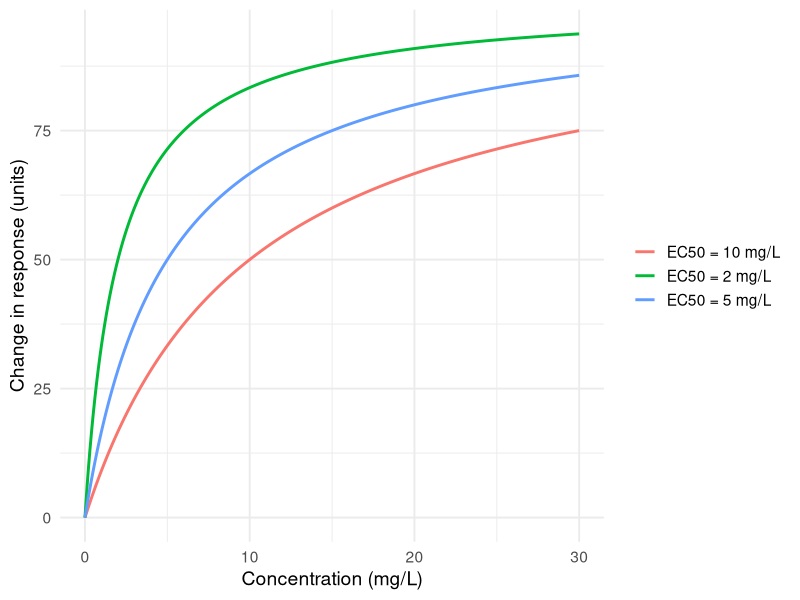
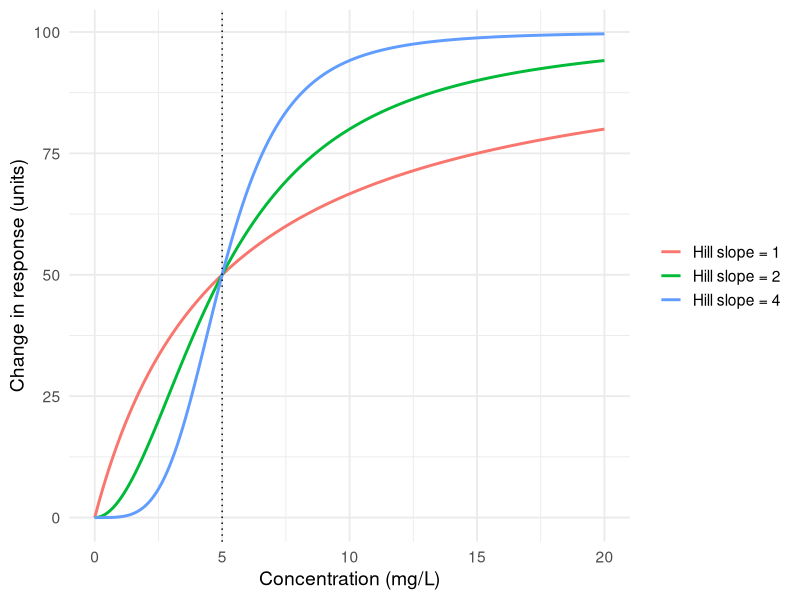
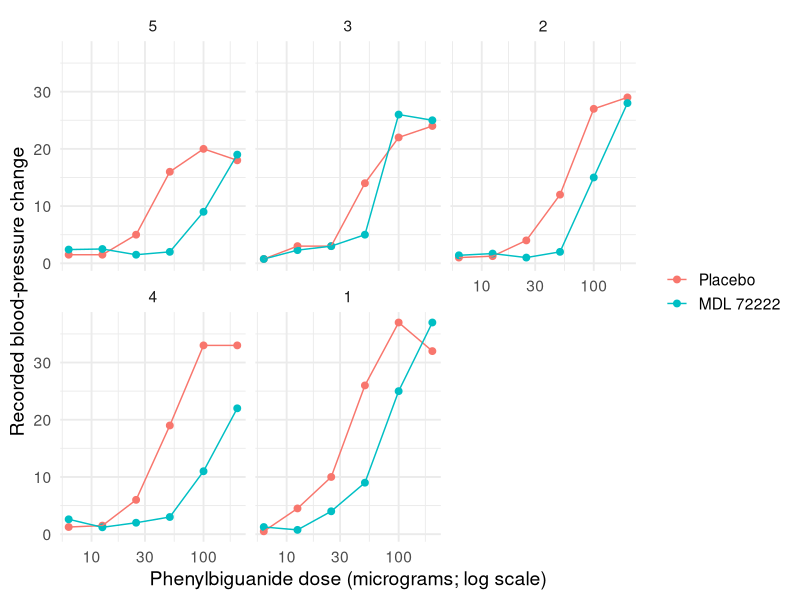
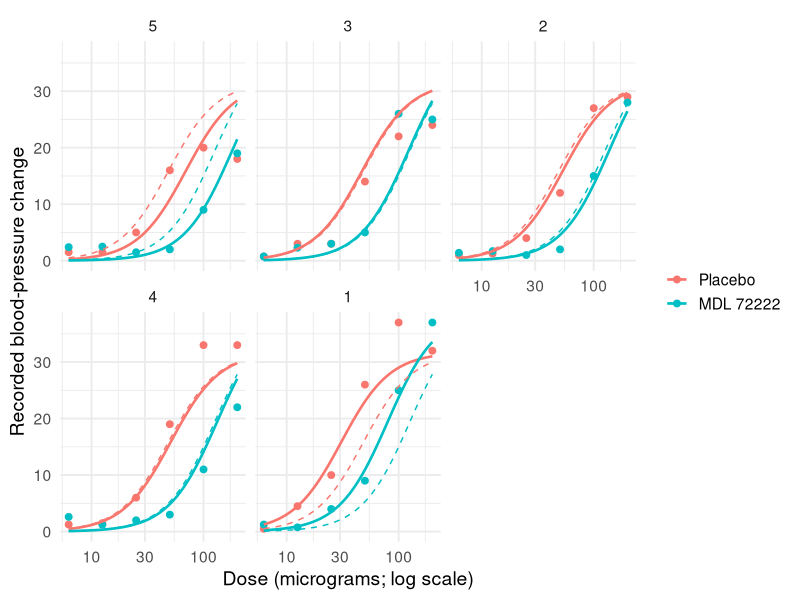
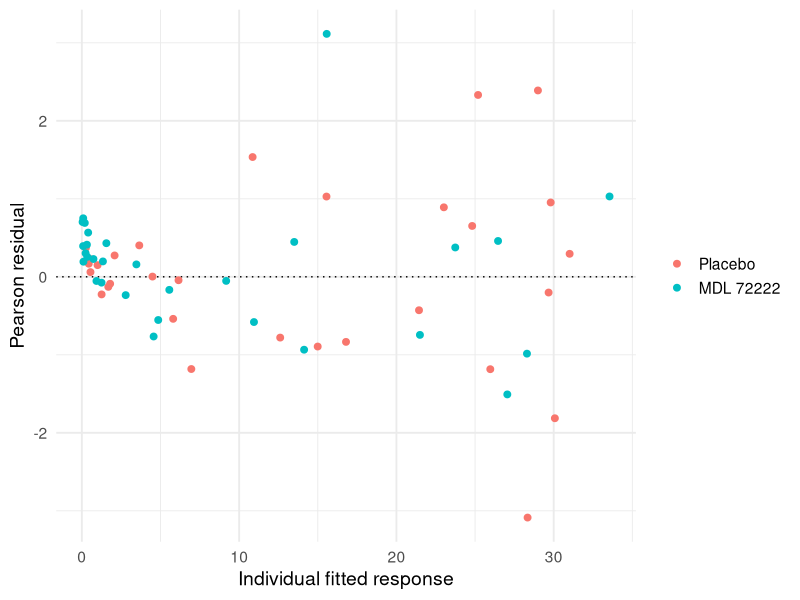
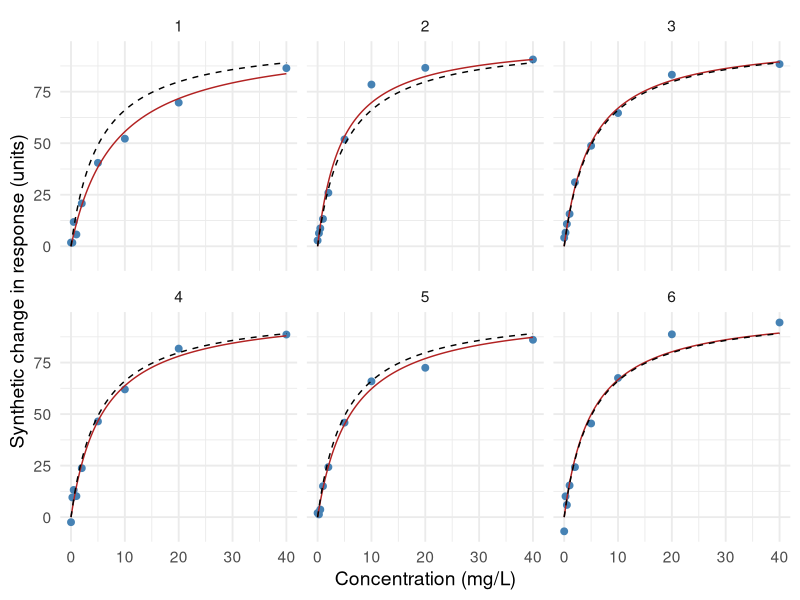
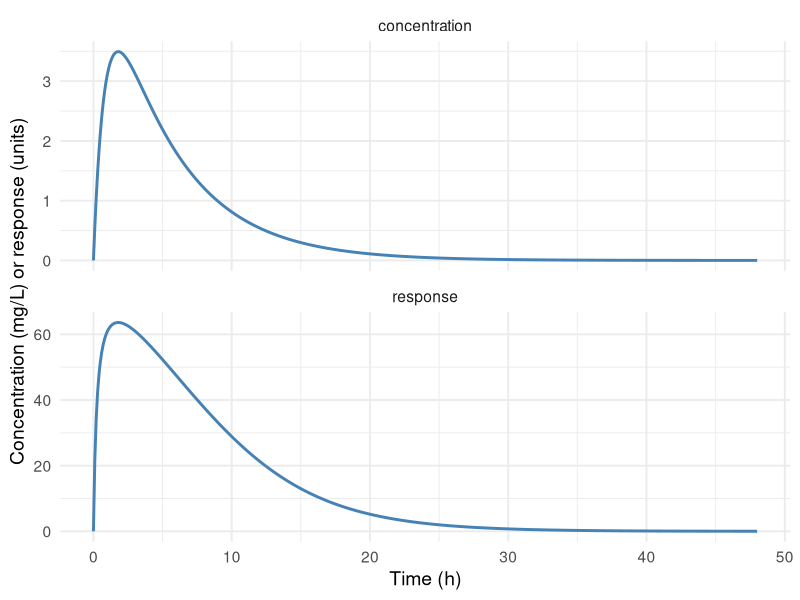
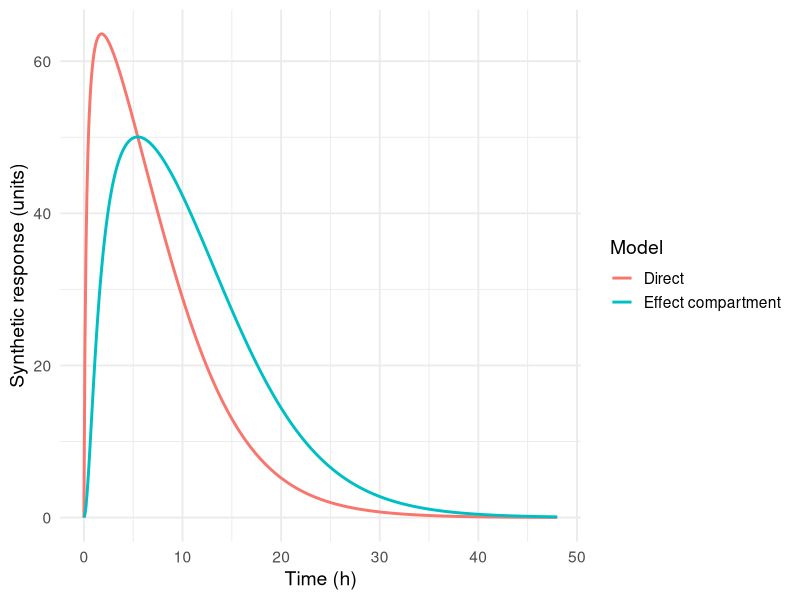

Write R code to recreate these figures, in order.
## ---- chunk 1
#| label: pd-setup
library(ggplot2)
library(dplyr)
library(tidyr)
library(nlme)
library(deSolve)
theme_set(theme_minimal(base_size = 14))

emax <- function(C, Emax, EC50, E0 = 0, hill = 1) {
  E0 + Emax * C^hill / (EC50^hill + C^hill)
}
## ---- chunk 2
#| label: pd-potency
potency <- expand.grid(C = seq(0, 30, 0.1), EC50 = c(2, 5, 10)) %>%
  mutate(effect = emax(C, 100, EC50),
         curve = paste("EC50 =", EC50, "mg/L"))
ggplot(potency, aes(C, effect, color = curve)) +
  geom_line(linewidth = 1) +
  labs(x = "Concentration (mg/L)", y = "Change in response (units)", color = NULL)
## ---- chunk 3
#| label: pd-hill
hill_curves <- expand.grid(C = seq(0, 20, 0.05), hill = c(1, 2, 4)) %>%
  mutate(effect = emax(C, 100, 5, hill = hill),
         curve = paste("Hill slope =", hill))
ggplot(hill_curves, aes(C, effect, color = curve)) +
  geom_line(linewidth = 1) + geom_vline(xintercept = 5, linetype = "dotted") +
  labs(x = "Concentration (mg/L)", y = "Change in response (units)", color = NULL)
## ---- chunk 4
#| label: pbg-data
pbg <- as.data.frame(PBG)
pbg$Treatment <- relevel(pbg$Treatment, ref = "Placebo")
head(pbg)
## ---- chunk 5
#| label: pbg-observed
ggplot(pbg, aes(dose, deltaBP, color = Treatment)) +
  geom_point(size = 2) + geom_line(aes(group = Treatment)) +
  scale_x_log10() + facet_wrap(~ Rabbit, nrow = 2) +
  labs(x = "Phenylbiguanide dose (micrograms; log scale)",
       y = "Recorded blood-pressure change", color = NULL)
## ---- chunk 6
#| label: pbg-fit
pbg_fit <- nlme(
  deltaBP ~ exp(logEmax) * dose^2 / (exp(logED50)^2 + dose^2),
  data = pbg,
  fixed = logEmax + logED50 ~ Treatment,
  random = logED50 ~ 1 | Rabbit,
  start = c(log(35), log(0.5), log(40), log(2))
)
fixef(pbg_fit)
VarCorr(pbg_fit)
## ---- chunk 7
#| label: pbg-predictions
pbg_grid <- expand.grid(
  dose = exp(seq(log(min(pbg$dose)), log(max(pbg$dose)), length.out = 100)),
  Rabbit = levels(pbg$Rabbit), Treatment = levels(pbg$Treatment)
)
pbg_grid$population <- predict(pbg_fit, pbg_grid, level = 0)
pbg_grid$individual <- predict(pbg_fit, pbg_grid, level = 1)
ggplot(pbg, aes(dose, deltaBP, color = Treatment)) +
  geom_point(size = 2) +
  geom_line(data = pbg_grid, aes(y = individual), linewidth = 0.9) +
  geom_line(data = pbg_grid, aes(y = population), linetype = "dashed") +
  scale_x_log10() + facet_wrap(~ Rabbit, nrow = 2) +
  labs(x = "Dose (micrograms; log scale)", y = "Recorded blood-pressure change",
       color = NULL)
## ---- chunk 8
#| label: pbg-parameters
b <- fixef(pbg_fit)
data.frame(
  Treatment = c("Placebo", "MDL 72222"),
  Emax = exp(c(b[1], b[1] + b[2])),
  ED50_micrograms = exp(c(b[3], b[3] + b[4]))
)
## ---- chunk 9
#| label: pbg-diagnostics
pbg$residual <- residuals(pbg_fit, type = "pearson")
pbg$fitted <- fitted(pbg_fit)
ggplot(pbg, aes(fitted, residual, color = Treatment)) +
  geom_hline(yintercept = 0, linetype = "dotted") + geom_point(size = 2) +
  labs(x = "Individual fitted response", y = "Pearson residual", color = NULL)
## ---- chunk 10
#| label: synthetic-population
set.seed(42)
subjects <- data.frame(Subject = factor(seq_len(30)),
                       EC50 = 5 * exp(rnorm(30, sd = 0.3)))
pd_data <- expand.grid(Subject = subjects$Subject,
                      conc = c(0, 0.25, 0.5, 1, 2, 5, 10, 20, 40)) %>%
  left_join(subjects, by = "Subject") %>%
  mutate(effect = emax(conc, 100, EC50) + rnorm(n(), sd = 4))
head(pd_data)
## ---- chunk 11
#| label: synthetic-pooled
pooled_fit <- nls(
  effect ~ exp(logEmax) * conc / (exp(logEC50) + conc),
  data = pd_data, start = list(logEmax = log(80), logEC50 = log(8))
)
exp(coef(pooled_fit))
## ---- chunk 12
#| label: synthetic-nlme
pd_fit <- nlme(
  effect ~ exp(logEmax) * conc / (exp(logEC50) + conc),
  data = pd_data,
  fixed = logEmax + logEC50 ~ 1,
  random = logEC50 ~ 1 | Subject,
  start = coef(pooled_fit)
)
data.frame(Parameter = c("Emax", "Typical EC50"),
           True = c(100, 5), Estimated = exp(fixef(pd_fit)))
VarCorr(pd_fit)
## ---- chunk 13
#| label: synthetic-curves
pd_grid <- expand.grid(Subject = levels(pd_data$Subject)[1:6],
                       conc = seq(0, 40, length.out = 150))
pd_grid$individual <- predict(pd_fit, pd_grid, level = 1)
pd_grid$population <- predict(pd_fit, pd_grid, level = 0)
ggplot(filter(pd_data, Subject %in% pd_grid$Subject), aes(conc, effect)) +
  geom_point(color = "steelblue", size = 2) +
  geom_line(data = pd_grid, aes(y = individual), color = "firebrick") +
  geom_line(data = pd_grid, aes(y = population), linetype = "dashed") +
  facet_wrap(~ Subject, nrow = 2) +
  labs(x = "Concentration (mg/L)", y = "Synthetic change in response (units)")
## ---- chunk 14
#| label: oral-pk-function
pk_oral <- function(time, dose, ka = 1.2, CL = 4, V = 20) {
  ke <- CL / V
  dose * ka / (V * (ka - ke)) * (exp(-ke * time) - exp(-ka * time))
}
## ---- chunk 15
#| label: direct-time-course
direct <- data.frame(time = seq(0, 48, by = 0.1)) %>%
  mutate(concentration = pk_oral(time, dose = 100),
         response = emax(concentration, 100, 2))
direct %>% pivot_longer(c(concentration, response), names_to = "Endpoint") %>%
  ggplot(aes(time, value)) + geom_line(color = "steelblue", linewidth = 1) +
  facet_wrap(~ Endpoint, ncol = 1, scales = "free_y") +
  labs(x = "Time (h)", y = "Concentration (mg/L) or response (units)")
## ---- chunk 16
#| label: effect-compartment
effect_rhs <- function(time, state, pars) {
  cp <- pk_oral(time, dose = pars[["dose"]])
  list(c(Ce = pars[["ke0"]] * (cp - state[["Ce"]])))
}
delayed <- as.data.frame(ode(
  y = c(Ce = 0), times = direct$time, func = effect_rhs,
  parms = c(dose = 100, ke0 = 0.25)
)) %>% mutate(concentration = pk_oral(time, 100),
              response = emax(Ce, 100, 2))
bind_rows(transmute(direct, time, response, Model = "Direct"),
          transmute(delayed, time, response, Model = "Effect compartment")) %>%
  ggplot(aes(time, response, color = Model)) + geom_line(linewidth = 1) +
  labs(x = "Time (h)", y = "Synthetic response (units)")
## ---- chunk 17
#| label: hysteresis
bind_rows(transmute(direct, time, concentration, response, Model = "Direct"),
          transmute(delayed, time, concentration, response,
                    Model = "Effect compartment")) %>%
  ggplot(aes(concentration, response, color = Model)) +
  geom_path(linewidth = 1, arrow = grid::arrow(length = grid::unit(0.15, "cm"))) +
  labs(x = "Plasma concentration (mg/L)", y = "Synthetic response (units)")
## ---- chunk 18
#| label: indirect-response
turnover_rhs <- function(time, state, pars) {
  cp <- pk_oral(time, pars[["dose"]])
  inhibition <- pars[["Imax"]] * cp / (pars[["IC50"]] + cp)
  list(c(R = pars[["kin"]] * (1 - inhibition) - pars[["kout"]] * state[["R"]]))
}
turnover <- as.data.frame(ode(
  y = c(R = 100), times = direct$time, func = turnover_rhs,
  parms = c(dose = 100, kin = 10, kout = 0.1, Imax = 0.8, IC50 = 2)
)) %>% mutate(direct_response = 100 * (1 - 0.8 *
                                        pk_oral(time, 100) / (2 + pk_oral(time, 100))))
turnover %>% pivot_longer(c(R, direct_response), names_to = "Model") %>%
  ggplot(aes(time, value, color = Model)) + geom_line(linewidth = 1) +
  scale_color_discrete(labels = c("Direct inhibition", "Turnover inhibition")) +
  labs(x = "Time (h)", y = "Synthetic biomarker response (units)", color = NULL)
## ---- chunk 19
#| label: repeated-dose-response
repeated_cp <- function(time, dose, interval) {
  dose_times <- seq(0, max(time), by = interval)
  vapply(time, function(t) {
    sum(pk_oral(t - dose_times[dose_times <= t], dose))
  }, numeric(1))
}
regimens <- expand.grid(time = seq(0, 120, 0.1),
                        Regimen = c("100 mg every 24 h", "50 mg every 12 h")) %>%
  group_by(Regimen) %>%
  mutate(concentration = repeated_cp(time,
             if (first(Regimen) == "100 mg every 24 h") 100 else 50,
             if (first(Regimen) == "100 mg every 24 h") 24 else 12),
         response = emax(concentration, 100, 2)) %>% ungroup()
regimens %>% pivot_longer(c(concentration, response), names_to = "Endpoint") %>%
  ggplot(aes(time, value, color = Regimen)) + geom_line(linewidth = 0.8) +
  facet_wrap(~ Endpoint, ncol = 1, scales = "free_y") +
  labs(x = "Time (h)", y = "Concentration (mg/L) or response (units)", color = NULL)
